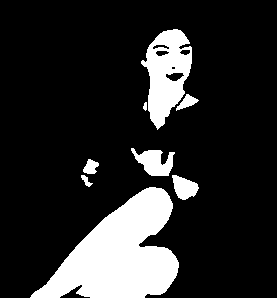
#> input picture lab3/b/Ground_Truth/GroundT_FacePhoto/0520962400.png, 277 x 298 px, given as the content of the folder lab3/a, which was not available
$ python HW3.py
#> lines starting #> are read from the running program, lines starting #| are printed output that depends on the picture; after the words box and inside, x2 and y2 are one past the last pixel; in counts of white or black regions, pixels touching at a corner belong together; pictures that were not available may be replaced by others from this repository, and a replacement may not be noted
#> in process_images_in_folder, image is the input picture: shape (298, 277, 3); 16.5% white; 8 white regions, largest, box (x1, y1, x2, y2) and area: (30, 187, 179, 298) 9111, (141, 29, 192, 130) 2956, (131, 148, 175, 176) 712
import os

import cv2
import numpy as np
from sklearn.metrics import confusion_matrix, accuracy_score
import matplotlib.pyplot as plt


def rgb_skin_detection(image):
    r, g, b = image[:, :, 2], image[:, :, 1], image[:, :, 0]
    skin_mask = (
        (r > 95) & (g > 40) & (b > 20) &                          # r > 95, g > 40, b > 20
        ((np.max(image, axis=2) - np.min(image, axis=2)) > 15) &  # max{r,g,b} - min{r,g,b} > 15
        (np.abs(r - g) > 15) &                                    # |r - g| > 15
        (r > g) & (r > b)                                         # r > g and r > b
    )
#> skin_mask: shape (298, 277) bool; every value is 0
    return skin_mask.astype(np.uint8) * 255

def hsv_skin_detection(image):
    hsv_image = cv2.cvtColor(image, cv2.COLOR_BGR2HSV)
#> hsv_image: shape (298, 277, 3); mean H, S, V 0, 0, 42.1
    skin_mask = (
            (hsv_image[:, :, 0] >= 0) & (hsv_image[:, :, 0] <= 25) &
            (hsv_image[:, :, 1] >= 0.23 * 255) & (hsv_image[:, :, 1] <= 0.68 * 255) &
            (hsv_image[:, :, 2] >= 0.35 * 255) & (hsv_image[:, :, 2] <= 255)
    )
    return skin_mask.astype(np.uint8) * 255


def ycbcr_skin_detection(image):
    r, g, b = image[:, :, 2].astype(float), image[:, :, 1].astype(float), image[:, :, 0].astype(float)

    # Apply RGB to YCbCr conversion
    y = 0.299 * r + 0.587 * g + 0.114 * b
    cb = -0.1687 * r - 0.3313 * g + 0.5 * b + 128
#> cb: shape (298, 277) float64; every value is 128
    cr = 0.5 * r - 0.4187 * g - 0.0813 * b + 128

    # Define skin detection criteria in YCbCr space
    skin_mask = (
            (y > 80) &  # Y > 80
            (cb > 85) & (cb < 135) &  # 85 < Cb < 135
            (cr > 135) & (cr < 180)  # 135 < Cr < 180
    )
    return skin_mask.astype(np.uint8) * 255


def apply_skin_detection(image, method="rgb"):
    if method == "rgb":
        return rgb_skin_detection(image)
    elif method == "hsv":
        return hsv_skin_detection(image)
    elif method == "ycbcr":
        return ycbcr_skin_detection(image)
    else:
        raise ValueError("Unknown method. Use 'rgb', 'hsv', or 'ycbcr'.")


def display_skin_detection_results(image, skin_masks):
    plt.figure(figsize=(15, 5))
    plt.subplot(1, len(skin_masks) + 1, 1)
    plt.title("Original Image")
    plt.imshow(cv2.cvtColor(image, cv2.COLOR_BGR2RGB))
    for i, (method, mask) in enumerate(skin_masks.items(), start=2):
        plt.subplot(1, len(skin_masks) + 1, i)
        plt.title(f"Skin Detection ({method.upper()})")
        plt.imshow(mask, cmap='gray')
#> this loop made 3 passes
#> method on passes 1 to 3: 'rgb', 'hsv', 'ycbcr'
    plt.show()


# Function to process all images in the folder
def process_images_in_folder(folder_path):
    for filename in os.listdir(folder_path):
        image_path = os.path.join(folder_path, filename)
        if filename.lower().endswith(('.png', '.jpg', '.jpeg')):
            print(f"Processing image: {filename}")
            image = cv2.imread(image_path)
            skin_masks = {
                "rgb": apply_skin_detection(image, method="rgb"),
                "hsv": apply_skin_detection(image, method="hsv"),
                "ycbcr": apply_skin_detection(image, method="ycbcr")
            }
            display_skin_detection_results(image, skin_masks)


folder_path_a = "lab3/a"
process_images_in_folder(folder_path_a)


def evaluate_skin_detection(prediction, ground_truth):
    # Flatten the arrays to 1D for comparison
    y_true = ground_truth.flatten()
    y_pred = prediction.flatten()
    # Calculate confusion matrix and extract TP, FN, FP, TN
    tn, fp, fn, tp = confusion_matrix(y_true, y_pred, labels=[0, 255]).ravel()
    # Calculate accuracy
    accuracy = accuracy_score(y_true, y_pred)
    return {"TP": tp, "FN": fn, "FP": fp, "TN": tn, "accuracy": accuracy}


def display_confusion_matrix(metrics, method_name, filename):
    matrix = np.array([[metrics['TP'], metrics['FN']],
                       [metrics['FP'], metrics['TN']]])
    fig, ax = plt.subplots()
    cax = ax.matshow(matrix, cmap="coolwarm")
    fig.colorbar(cax)
    ax.set_xticks([0, 1])
    ax.set_yticks([0, 1])
    ax.set_xticklabels(['Predicted Skin', 'Predicted Non-skin'])
    ax.set_yticklabels(['Actual Skin', 'Actual Non-skin'])
    plt.title(f"Confusion Matrix for {method_name.upper()} - {filename}")
    plt.xlabel("Prediction")
    plt.ylabel("Ground Truth")
    for (i, j), val in np.ndenumerate(matrix):
        ax.text(j, i, f"{val}", ha='center', va='center', color='black')
    plt.show()

# Function to process images and evaluate each method
def evaluate_pratheepan_dataset(dataset_path, ground_truth_path):
#> called with dataset_path = 'lab3/b/Pratheepan_Dataset/FacePhoto', ground_truth_path = 'lab3/b/Ground_Truth/GroundT_FacePhoto'
    methods = {
        "rgb": rgb_skin_detection,
        "hsv": hsv_skin_detection,
        "ycbcr": ycbcr_skin_detection
    }

    results = {method: [] for method in methods}

    for filename in os.listdir(dataset_path):
        if filename.lower().endswith(('.png', '.jpg', '.jpeg')):
            image_path = os.path.join(dataset_path, filename)
            gt_path = os.path.join(ground_truth_path, filename)

            image = cv2.imread(image_path)
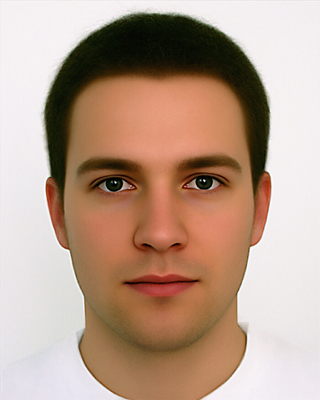
#> input picture lab3/b/Pratheepan_Dataset/FacePhoto/m(01-32)_gr.png, 320 x 400 px
#> image is the input picture: shape (400, 320, 3); mean B, G, R 140.9, 158, 184.4
            ground_truth = cv2.imread(gt_path, cv2.IMREAD_GRAYSCALE)
#> ground_truth: shape (400, 320); min 0, max 255, mean 164
            if ground_truth is None:
                print(f"Ground truth for {filename} not found.")
                continue

            for method_name, detection_method in methods.items():
                prediction = detection_method(image)
                metrics = evaluate_skin_detection(prediction, ground_truth)
                results[method_name].append(metrics)

                print(f"Results for {filename} using {method_name.upper()}:")
                print(f"  TP: {metrics['TP']}, FN: {metrics['FN']}, FP: {metrics['FP']}, TN: {metrics['TN']}")
                print(f"  Accuracy: {metrics['accuracy']:.4f}")

                # Display the confusion matrix
                display_confusion_matrix(metrics, method_name, filename)
#> this loop made 3 passes
#|   TP: 0, FN: 12, FP: 0, TN: 56
#|   Accuracy: 0.0004
#|   TP: 0, FN: 12, FP: 0, TN: 56
#|   Accuracy: 0.0004
#|   TP: 0, FN: 12, FP: 0, TN: 56
#|   Accuracy: 0.0004
#> pass 1, in rgb_skin_detection (call 2), `r, g, b = image[:, :, 2], image[:, :, 1], image[:, :, 0]`:
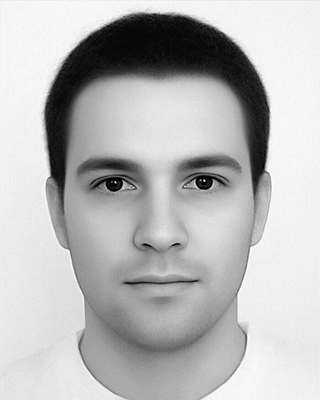
#> r: shape (400, 320); min 0, max 255, mean 184.4
#> pass 1, in rgb_skin_detection (call 2), `r, g, b = image[:, :, 2], image[:, :, 1], image[:, :, 0]`:
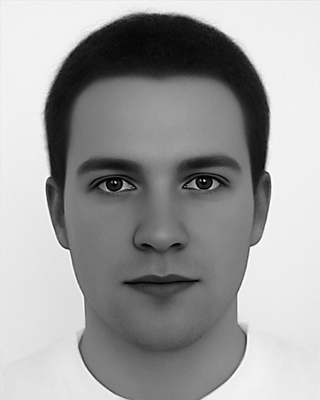
#> g: shape (400, 320); min 0, max 255, mean 158
#> pass 1, in rgb_skin_detection (call 2), `r, g, b = image[:, :, 2], image[:, :, 1], image[:, :, 0]`:
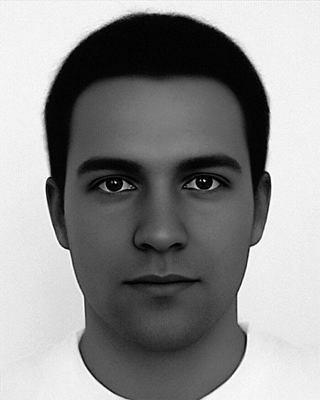
#> b: shape (400, 320); min 0, max 255, mean 140.9
#> pass 1, in display_confusion_matrix, `plt.show()`:
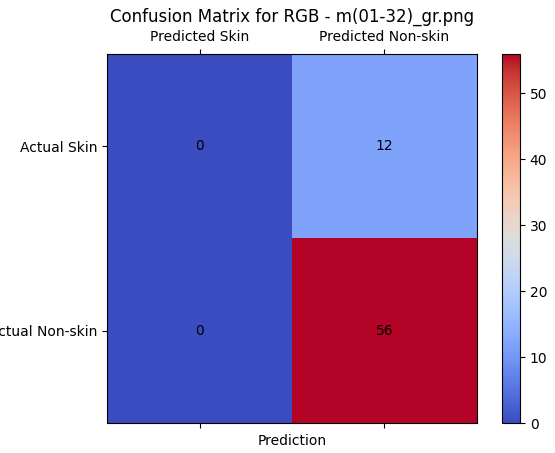
#> figure drawn by matplotlib, 2 panels
#> after the loop:
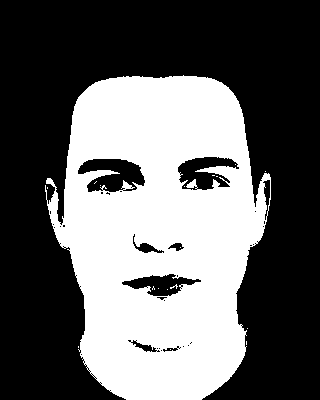
#> prediction: shape (400, 320); 39.7% white; 18 white regions (17 under 20 px), largest, box (x1, y1, x2, y2) and area: (45, 75, 271, 400) 50741

    for method_name, metrics_list in results.items():
        avg_accuracy = np.mean([m['accuracy'] for m in metrics_list])
        avg_tp = np.mean([m['TP'] for m in metrics_list])
        avg_fn = np.mean([m['FN'] for m in metrics_list])
        avg_fp = np.mean([m['FP'] for m in metrics_list])
        avg_tn = np.mean([m['TN'] for m in metrics_list])

        print(f"\nAverage results for {method_name.upper()}:")
        print(f"  TP: {avg_tp:.1f}, FN: {avg_fn:.1f}, FP: {avg_fp:.1f}, TN: {avg_tn:.1f}")
        print(f"  Average Accuracy: {avg_accuracy:.4f}")
#> in rgb_skin_detection (call 3), `return skin_mask.astype(np.uint8) * 255`: returned value: shape (400, 320); 41.1% white; 19 white regions (18 under 20 px)


# Paths for the Pratheepan dataset and ground truth
dataset_path = "lab3/b/Pratheepan_Dataset/FacePhoto"
ground_truth_path = "lab3/b/Ground_Truth/GroundT_FacePhoto"

evaluate_pratheepan_dataset(dataset_path, ground_truth_path)


def find_face_bounding_box(image, skin_mask):
    # Find contours in the skin mask
    contours, _ = cv2.findContours(skin_mask, cv2.RETR_EXTERNAL, cv2.CHAIN_APPROX_SIMPLE)
#> contours = 4 contours, 3 with area under 20; largest, box (x1, y1, x2, y2) and area: (46, 74, 271, 400) 54719
    if not contours:
        print("No skin regions detected.")
        return None

    # Find the largest contour, assumed to be the face region
    largest_contour = max(contours, key=cv2.contourArea)
#> largest_contour = contour of 467 points, box (x1, y1, x2, y2) (46, 74, 271, 400), area 54719

    # Calculate the bounding box around the largest contour
    x, y, w, h = cv2.boundingRect(largest_contour)
#> x = 46; y = 74; w = 225; h = 326
    return x, y, w, h


def detect_face_in_image(image_path, method="rgb"):
    image = cv2.imread(image_path)
    if image is None:
        print(f"Image at {image_path} could not be loaded.")
        return

    # Apply skin detection method to create skin mask
    if method == "rgb":
        skin_mask = rgb_skin_detection(image)
    else:
        raise ValueError("Currently only RGB method is implemented.")

    # Find the bounding box for the largest skin region
    bounding_box = find_face_bounding_box(image, skin_mask)
#> bounding_box = (46, 74, 225, 326)
    if bounding_box:
        x, y, w, h = bounding_box
#> x = 46; y = 74; w = 225; h = 326
        # Draw the bounding box on the original image
        cv2.rectangle(image, (x, y), (x + w, y + h), (255, 0, 0), 2)
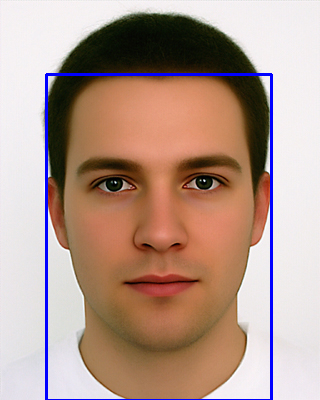
#> image: shape (400, 320, 3); 2.22% of pixels changed, all inside (x1, y1, x2, y2) = (45, 73, 273, 400)
        plt.imshow(cv2.cvtColor(image, cv2.COLOR_BGR2RGB))
        plt.title("Detected Face with Bounding Box")
        plt.show()
    else:
        print("Face not detected.")

image_path = "lab3/b/Pratheepan_Dataset/FacePhoto/m(01-32)_gr.png"
detect_face_in_image(image_path, method="rgb")
